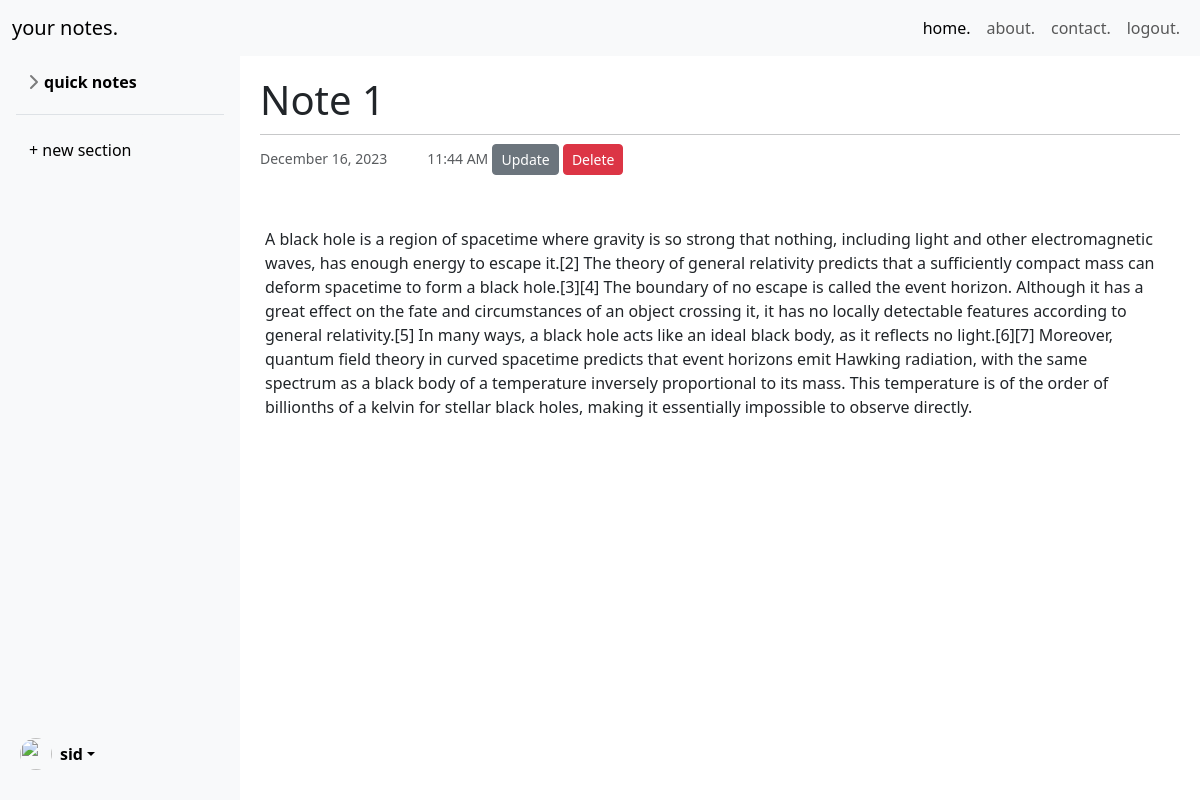
The app's page /note/1/ (signed in) with its own data.
### notes/models.py (models this page shows, shortened)
class Note(models.Model):
    title = models.CharField(max_length=20)
    content = models.TextField()
    date_posted = models.DateTimeField(default=timezone.now)
    author = models.ForeignKey(User, on_delete=models.CASCADE)

### notes/views.py (the view)
# urls.py: path('note/<int:pk>/', NoteDetailView.as_view(), name='note-detail'),
class NoteDetailView(LoginRequiredMixin, UserPassesTestMixin, DetailView):
    model = Note
    def test_func(self):
        note = self.get_object()
        if self.request.user == note.author:
            return True
        return False

### notes/templates/notes/note_detail.html (shortened to what this page needs)
{% extends "notes/base.html" %}
{% block content %}
{% if object.author == user %}
<div class="content-section" style="margin-left: 20%;">
    <h1>{{ object.title }}</h1>
    <hr style="margin-bottom: 5px; margin-top: 10px;">
    <div class="text-start fw-normal text-muted">
        <small class="text-muted">{{ object.date_posted|date:"F d, Y" }}{{ object.date_posted|date:"g:i A" }}</small>
            <a class="btn btn-secondary btn-sm mt-1 mb-1" href="{% url 'note-update' object.id %}">Update</a>
            <a class="btn btn-danger btn-sm mt-1 mb-1" href="{% url 'note-delete' object.id %}">Delete</a>
        </div>
        <br>
        <br>
        <p style="margin-left: 5px; margin-right: 25px;">{{ object.content }}</p>
    </div>
    <div class="flex-shrink-0 p-3 bg-light" style="width: 20%; height: 100vh;">
        <ul class="list-unstyled ps-0">
            <li class="mb-1">
                <button class="btn btn-toggle d-inline-flex align-items-center rounded border-0 collapsed"
                data-bs-toggle="collapse" data-bs-target="#home-collapse" aria-expanded="false">
                quick notes
            </button>
        </li>
        <li class="border-top my-3"></li>
    </ul>
    <div>
        <button type="button" class="btn btn-light">+ new section</button>
    </div>
    <div class="dropdown">
        <a href="#" class="d-flex align-items-center link-body-emphasis text-decoration-none dropdown-toggle"
        data-bs-toggle="dropdown" aria-expanded="false">
        <img src="png" alt="" width="32" height="32" class="rounded-circle me-2">
        <strong>{{ user.username }}</strong>
    </a>
</div>
</div>
{% endif %}
{% endblock content %}

### notes/templates/notes/base.html (shortened to what this page needs)
{% load static %}
<!DOCTYPE html>
<html lang="en">
<head>
    <link href="https://cdn.jsdelivr.net/npm/bootstrap@5.3.2/dist/css/bootstrap.min.css" rel="stylesheet"
>
    <link rel="stylesheet" type="text/css" href="{% static 'notes/main.css' %}">
</head>
<body>
    <div>
        <nav class="navbar navbar-expand-lg bg-light">
            <div class="container-fluid">
                <div class="collapse navbar-collapse d-lg-flex" id="navbarsExample11">
                    <a class="navbar-brand col-lg-6 me-0" href="{% url 'home' %}">your notes.</a>
                    <div class="d-lg-flex col-lg-6 justify-content-lg-end">
                        <ul class="navbar-nav col-lg-0">
                            <li class="nav-item">
                                <a class="nav-link active" aria-current="page" href="{% url 'home' %}">home.</a>
                            </li>
                            <li class="nav-item">
                                <a class="nav-link" href="{% url 'about' %}">about.</a>
                            </li>
                            <li class="nav-item">
                                <a class="nav-link" href="{% url 'contact' %}">contact.</a>
                            </li>
                            <li class="nav-item">
                                {% if user.is_authenticated %}
                                <a class="nav-link" href="{% url 'logout' %}">logout.</a>
                                {% else %}
                                <a class="nav-link" href="{% url 'login' %}">login.</a>
                                {% endif %}
                            </li>
                        </ul>
                    </div>
                </div>
            </div>
        </nav>
    </div>
    <div style="padding-top: 56px;">
        {% block content %}
        {% endblock %}
    </div>
</body>
</html>

### notes/static/notes/main.css (style rules this page uses)
body, html { height: 100%; margin: 0; padding: 0; }
.navbar { position: fixed; top: 0; width: 100%; z-index: 1000; }
.content-section { flex: 1; padding: 20px; width: 80%; overflow-y: auto; box-sizing: border-box; height: calc(100vh - navbar-height - sidebar-height); }
.flex-shrink-0 { width: 20%; height: 100vh; position: fixed; left: 0; top: 50px; bottom: 0; overflow-y: auto; z-index: 2; }
.dropdown-toggle { outline: 0; }
.btn-toggle { padding: .25rem .5rem; font-weight: 600; color: var(--bs-emphasis-color); background-color: transparent; }
.btn-toggle::before { width: 1.25em; line-height: 0; transition: transform .35s ease; transform-origin: .5em 50%; }
.list-unstyled { padding: 0; }
.dropdown { padding: 10px; position: fixed; bottom: 10px; left: 0; width: 20%; text-align: center; }
.dropdown a { display: block; padding: 10px; text-decoration: none; }

### records on screen
Note: title "Note 1", date_posted "December 16, 2023", date_posted "11:44 AM", content "A black hole is a region of spacetime where gravity is so strong that nothing, including light and other electromagnetic waves, has enough energy to escape it.[2] The theory of general relativity predicts that a sufficiently compact mass can deform spacetime to form a black hole.[3][4] The boundary of no escape is called the event horizon. Although it has a great effect on the fate and circumstances of an object crossing it, it has no locally detectable features according to general relativity.[5] In many ways, a black hole acts like an ideal black body, as it reflects no light.[6][7] Moreover, quantum field theory in curved spacetime predicts that event horizons emit Hawking radiation,…"

### other values on screen
{{ user.username }} "sid"
